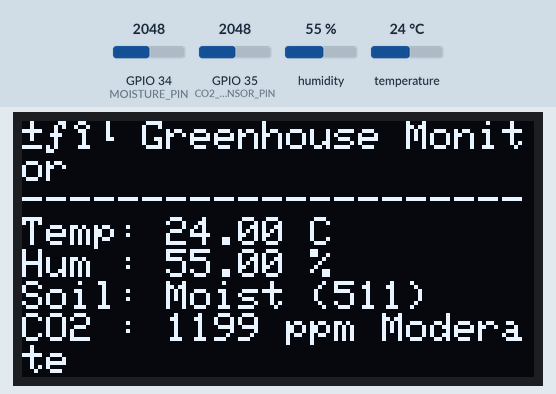
The sketch below on a simulated ESP32. Parts: 128×64 one-colour display. The inputs (shaded band) are chosen by the test bench; at power-on: GPIO 34 (MOISTURE_PIN) = 2048, GPIO 35 (CO2_SENSOR_PIN) = 2048, humidity 55 %, temperature 24 °C. WiFi joins after 1.5 s; servers stay silent unless stated; web services answer with replies made up by the test bench; what the sketch prints to the serial monitor is not drawn.

Above: at 1.6 s.

The sketch:

WokwiReadings.ino
```cpp
#include <WiFi.h>
#include <HTTPClient.h>
#include "DHT.h"
#include <Wire.h>
#include <Adafruit_GFX.h>
#include <Adafruit_SSD1306.h>

// Sensor Definitions
#define DHTPIN 15
#define DHTTYPE DHT22
#define MOISTURE_PIN 34
#define CO2_SENSOR_PIN 35

// OLED Display I2C
#define SCREEN_WIDTH 128
#define SCREEN_HEIGHT 64
#define OLED_RESET -1

Adafruit_SSD1306 display(SCREEN_WIDTH, SCREEN_HEIGHT, &Wire, OLED_RESET);

// Wi-Fi & ThingSpeak
const char* ssid = "Wokwi-GUEST";
const char* password = "";
String apiKey = "6T77VJ4SUKC2PALP";
const char* server = "http://api.thingspeak.com/update";

DHT dht(DHTPIN, DHTTYPE);

void setup() {
  Serial.begin(115200);

  // I2C & OLED
  Wire.begin(21, 22); // SDA = 21, SCL = 22
  if (!display.begin(SSD1306_SWITCHCAPVCC, 0x3C)) {
    Serial.println("OLED init failed");
    while (1);
  }
  display.clearDisplay();
  display.setRotation(0);
  display.setTextSize(1);
  display.setTextColor(SSD1306_WHITE);

  // Wi-Fi
  WiFi.begin(ssid, password);
  dht.begin();

  Serial.print("Connecting to Wi-Fi");
  while (WiFi.status() != WL_CONNECTED) {
    delay(500);
    Serial.print(".");
  }
  Serial.println("\nWi-Fi Connected!");
}

void loop() {
  float humidity = dht.readHumidity();
  float temperature = dht.readTemperature();

  int moistureValue = analogRead(MOISTURE_PIN);
  int soilADC = map(moistureValue, 0, 4095, 0, 1023);
  String soilCondition;
  if (soilADC < 400) soilCondition = "Very Wet";
  else if (soilADC < 600) soilCondition = "Moist";
  else if (soilADC < 800) soilCondition = "Dry";
  else soilCondition = "Very Dry";

  int co2Value = analogRead(CO2_SENSOR_PIN);
  int co2ADC = map(co2Value, 0, 4095, 0, 1023);
  int co2ppm = map(co2ADC, 0, 1023, 400, 2000);
  String co2Condition;
  if (co2ADC <= 300) co2Condition = "Fresh";
  else if (co2ADC <= 600) co2Condition = "Moderate";
  else if (co2ADC <= 800) co2Condition = "High";
  else co2Condition = "Very High";

  // Display on OLED
  display.clearDisplay();
  display.setCursor(0, 0);
  display.println("🌿 Greenhouse Monitor");
  display.println("---------------------");
  display.print("Temp: "); display.print(temperature); display.println(" C");
  display.print("Hum : "); display.print(humidity); display.println(" %");
  display.print("Soil: "); display.print(soilCondition);
  display.print(" ("); display.print(soilADC); display.println(")");
  display.print("CO2 : "); display.print(co2ppm); display.print(" ppm");
  display.print(" "); display.println(co2Condition);
  display.display();

  // Serial Monitor
  Serial.print("Temp: "); Serial.print(temperature);
  Serial.print(" °C | Humidity: "); Serial.print(humidity);
  Serial.print(" % | Soil: "); Serial.print(soilADC);
  Serial.print(" ("); Serial.print(soilCondition); Serial.print(")");
  Serial.print(" | CO2: "); Serial.print(co2ppm);
  Serial.print(" ppm ("); Serial.print(co2Condition); Serial.println(")");

  // ThingSpeak Upload
  if (WiFi.status() == WL_CONNECTED) {
    HTTPClient http;
    String url = server;
    url += "?api_key=" + apiKey;
    url += "&field1=" + String(temperature);
    url += "&field2=" + String(humidity);
    url += "&field3=" + String(soilADC);
    url += "&field4=" + String(co2ppm);

    http.begin(url);
    int httpCode = http.GET();
    if (httpCode > 0) {
      Serial.println("Data sent to ThingSpeak!");
    } else {
      Serial.print("HTTP Error: ");
      Serial.println(httpCode);
    }
    http.end();
  }

  delay(20000); // 20s delay for ThingSpeak rate limit
}
```
